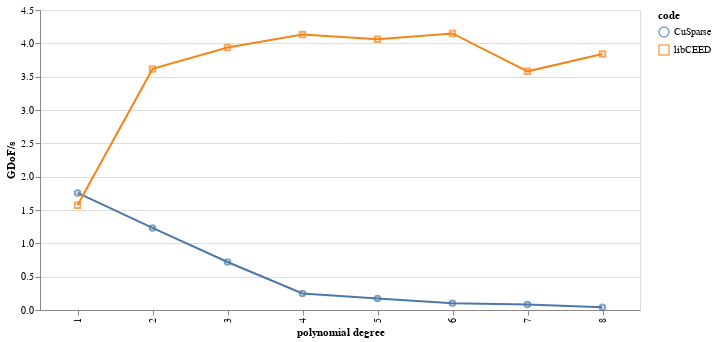

The cell this chart's notebook holds for it:
### Code cell
df = pd.DataFrame([ # data from ceed/ceed/papers/ecp-special-gpu/figures/libceed/ceedpavsfa.tex
["CuSparse", 1, 1755570000],
["CuSparse", 2, 1230490000],
["CuSparse", 3, 720458000],
["CuSparse", 4, 248439000],
["CuSparse", 5, 172816000],
["CuSparse", 6, 103112000],
["CuSparse", 7, 83081600],
["CuSparse", 8, 40645000],
["libCEED", 1, 1572540000],
["libCEED", 2, 3616390000],
["libCEED", 3, 3937560000],
["libCEED", 4, 4134010000],
["libCEED", 5, 4062560000],
["libCEED", 6, 4148760000],
["libCEED", 7, 3579790000],
["libCEED", 8, 3839100000],
], columns=["code", "polynomial degree", "DoF/s"])
df['GDoF/s'] = 1e-9 * df['DoF/s']
base = alt.Chart(df).encode(
    alt.X("polynomial degree:O"),
    alt.Y("GDoF/s"),
)
alt.layer(
    base.mark_point().encode(shape="code", color="code"),
    base.mark_line().encode(alt.Color("code", legend=None)),
).resolve_scale(
    color="independent",
    shape="independent",
).properties(width=600)

### Figure 1 — Vega-Lite specification as saved in the notebook (floating-point values rounded to 4 significant figures)
{"config": {"view": {"continuousWidth": 400, "continuousHeight": 300}}, "layer": [{"mark": "point", "encoding": {"color": {"field": "code", "type": "nominal"}, "shape": {"field": "code", "type": "nominal"}, "x": {"field": "polynomial degree", "type": "ordinal"}, "y": {"field": "GDoF/s", "type": "quantitative"}}}, {"mark": "line", "encoding": {"color": {"field": "code", "legend": null, "type": "nominal"}, "x": {"field": "polynomial degree", "type": "ordinal"}, "y": {"field": "GDoF/s", "type": "quantitative"}}}], "data": {"name": "data-8810f628eb08c8a01fd8b73cc53b2707"}, "resolve": {"scale": {"color": "independent", "shape": "independent"}}, "width": 600, "$schema": "https://vega.github.io/schema/vega-lite/v4.17.0.json", "datasets": {"data-8810f628eb08c8a01fd8b73cc53b2707": [{"code": "CuSparse", "polynomial degree": 1, "DoF/s": 1755570000, "GDoF/s": 1.756}, {"code": "CuSparse", "polynomial degree": 2, "DoF/s": 1230490000, "GDoF/s": 1.23}, {"code": "CuSparse", "polynomial degree": 3, "DoF/s": 720458000, "GDoF/s": 0.7205}, {"code": "CuSparse", "polynomial degree": 4, "DoF/s": 248439000, "GDoF/s": 0.2484}, {"code": "CuSparse", "polynomial degree": 5, "DoF/s": 172816000, "GDoF/s": 0.1728}, {"code": "CuSparse", "polynomial degree": 6, "DoF/s": 103112000, "GDoF/s": 0.1031}, {"code": "CuSparse", "polynomial degree": 7, "DoF/s": 83081600, "GDoF/s": 0.08308}, {"code": "CuSparse", "polynomial degree": 8, "DoF/s": 40645000, "GDoF/s": 0.04065}, {"code": "libCEED", "polynomial degree": 1, "DoF/s": 1572540000, "GDoF/s": 1.573}, {"code": "libCEED", "polynomial degree": 2, "DoF/s": 3616390000, "GDoF/s": 3.616}, {"code": "libCEED", "polynomial degree": 3, "DoF/s": 3937560000, "GDoF/s": 3.938}, {"code": "libCEED", "polynomial degree": 4, "DoF/s": 4134010000, "GDoF/s": 4.134}, {"code": "libCEED", "polynomial degree": 5, "DoF/s": 4062560000, "GDoF/s": 4.063}, {"code": "libCEED", "polynomial degree": 6, "DoF/s": 4148760000, "GDoF/s": 4.149}, {"code": "libCEED", "polynomial degree": 7, "DoF/s": 3579790000, "GDoF/s": 3.58}, {"code": "libCEED", "polynomial degree": 8, "DoF/s": 3839100000, "GDoF/s": 3.839}]}}
